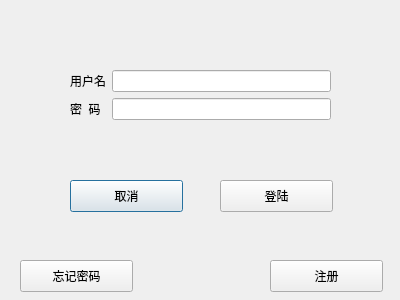
<?xml version="1.0" encoding="UTF-8"?>
<ui version="4.0">
 <class>Dialog</class>
 <widget class="QDialog" name="Dialog">
  <property name="geometry">
   <rect>
    <x>0</x>
    <y>0</y>
    <width>400</width>
    <height>300</height>
   </rect>
  </property>
  <property name="windowTitle">
   <string>登陆</string>
  </property>
  <widget class="QPushButton" name="login_close">
   <property name="geometry">
    <rect>
     <x>70</x>
     <y>180</y>
     <width>113</width>
     <height>32</height>
    </rect>
   </property>
   <property name="text">
    <string>取消</string>
   </property>
  </widget>
  <widget class="QPushButton" name="login_registered">
   <property name="geometry">
    <rect>
     <x>270</x>
     <y>260</y>
     <width>113</width>
     <height>32</height>
    </rect>
   </property>
   <property name="text">
    <string>注册</string>
   </property>
   <property name="autoDefault">
    <bool>false</bool>
   </property>
  </widget>
  <widget class="QPushButton" name="login_login_button">
   <property name="geometry">
    <rect>
     <x>220</x>
     <y>180</y>
     <width>113</width>
     <height>32</height>
    </rect>
   </property>
   <property name="text">
    <string>登陆</string>
   </property>
   <property name="autoDefault">
    <bool>false</bool>
   </property>
  </widget>
  <widget class="QWidget" name="formLayoutWidget">
   <property name="geometry">
    <rect>
     <x>70</x>
     <y>70</y>
     <width>261</width>
     <height>61</height>
    </rect>
   </property>
   <layout class="QFormLayout" name="formLayout">
    <item row="0" column="0">
     <widget class="QLabel" name="label">
      <property name="text">
       <string>用户名</string>
      </property>
     </widget>
    </item>
    <item row="0" column="1">
     <widget class="QLineEdit" name="user_name"/>
    </item>
    <item row="1" column="0">
     <widget class="QLabel" name="label_2">
      <property name="text">
       <string>密  码</string>
      </property>
     </widget>
    </item>
    <item row="1" column="1">
     <widget class="QLineEdit" name="user_password"/>
    </item>
   </layout>
  </widget>
  <widget class="QPushButton" name="login_forget_password">
   <property name="geometry">
    <rect>
     <x>20</x>
     <y>260</y>
     <width>113</width>
     <height>32</height>
    </rect>
   </property>
   <property name="text">
    <string>忘记密码</string>
   </property>
   <property name="autoDefault">
    <bool>false</bool>
   </property>
  </widget>
 </widget>
 <resources/>
 <connections/>
</ui>
